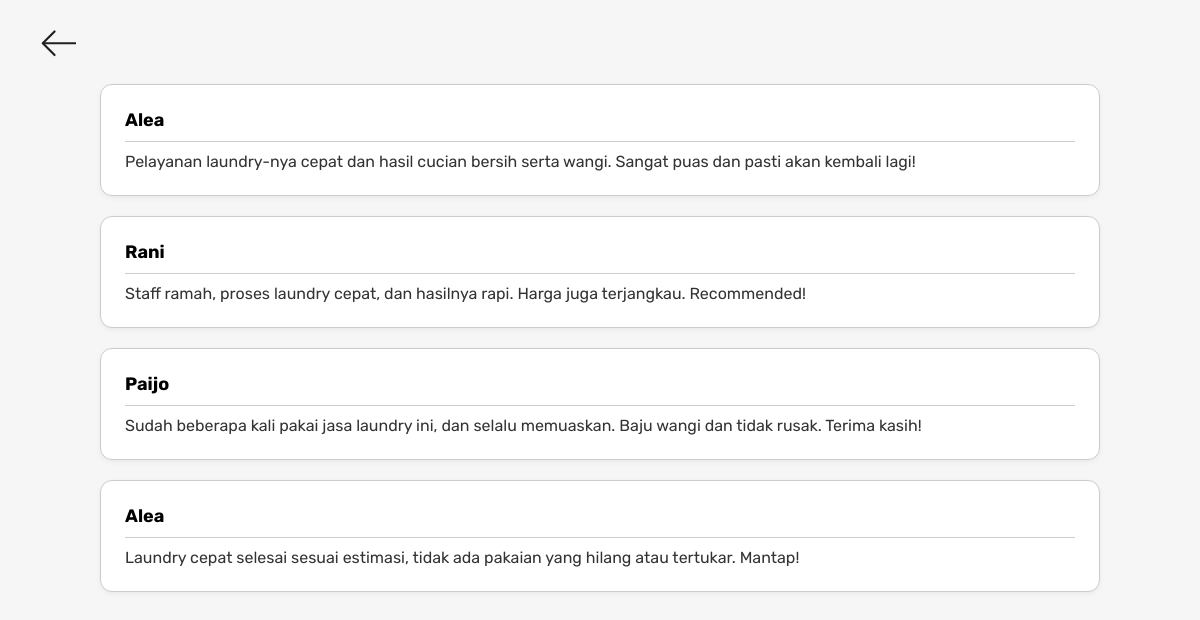
Page /feedback.php on the committed database.
### tables this page shows
CREATE TABLE `feedback` (
  `id_feedback` int(30) NOT NULL,
  `isi` text NOT NULL,
  `tgl` date NOT NULL DEFAULT current_timestamp(),
  `id_pelanggan` int(100) NOT NULL
);

CREATE TABLE `pelanggan` (
  `id` int(100) NOT NULL,
  `nama` varchar(100) NOT NULL,
  `email` varchar(60) NOT NULL,
  `no_telpon` int(20) NOT NULL,
  `password` varchar(30) NOT NULL
);

### feedback.php (the view, shortened to what this page needs)
<?php
include 'koneksi.php';
$query = "
  SELECT feedback.isi, pelanggan.nama
  FROM feedback
  JOIN pelanggan ON feedback.id_pelanggan = pelanggan.id
";
$result = mysqli_query($connect, $query);
?>
<!DOCTYPE html>
<html lang="en">
<head>
</head>
<body>
  <div class="page-layout">
    <div class="back-button">
      <a href="index.php">
      </a>
    </div>
    <div class="container">
      <?php while ($row = mysqli_fetch_array($result)) : ?>
        <div class="feedback-box">
          <div class="feedback-name"><?= htmlspecialchars($row['nama']) ?></div>
          <div class="feedback-text"><?= htmlspecialchars($row['isi']) ?></div>
        </div>
      <?php endwhile; ?>
    </div>
  </div>
</body>
</html>

### feedback.php (style rules this page uses)
body { font-family: 'Rubik'; background-color: #f6f6f6; padding: 20px; margin: 0; }
body { font-family: 'Rubik'; background-color: #f6f6f6; margin: 0; padding: 0; }
.page-layout { display: flex; flex-direction: column; align-items: center; padding: 20px; }
.back-button { align-self: flex-start; margin-bottom: 20px; margin-left: 16px; }
.back-button svg { cursor: pointer; }
.container { width: 100%; max-width: 1000px; }
.feedback-box { background-color: white; border: 1px solid #ccc; border-radius: 12px; padding: 16px; margin-bottom: 20px; box-shadow: 0 2px 5px rgba(0, 0, 0, 0.05); }
.feedback-name { font-weight: bold; font-size: 16px; padding-bottom: 10px; border-bottom: 1px solid #ccc; }
.feedback-text { margin-top: 10px; font-size: 15px; color: #333; }
.back-button { margin-bottom: 20px; }
@media (min-width: 768px) { .feedback-box { padding: 24px; } }
@media (min-width: 768px) { .feedback-name { font-size: 18px; } }
@media (min-width: 768px) { .feedback-text { font-size: 16px; } }

### rows in the picture
feedback: id_pelanggan.nama "Alea", isi "Pelayanan laundry-nya cepat dan hasil cucian bersih serta wangi. Sangat puas dan pasti akan kembali lagi!"
feedback: id_pelanggan.nama "Rani", isi "Staff ramah, proses laundry cepat, dan hasilnya rapi. Harga juga terjangkau. Recommended!"
feedback: id_pelanggan.nama "Paijo", isi "Sudah beberapa kali pakai jasa laundry ini, dan selalu memuaskan. Baju wangi dan tidak rusak. Terima kasih!"
feedback: id_pelanggan.nama "Alea", isi "Laundry cepat selesai sesuai estimasi, tidak ada pakaian yang hilang atau tertukar. Mantap!"
